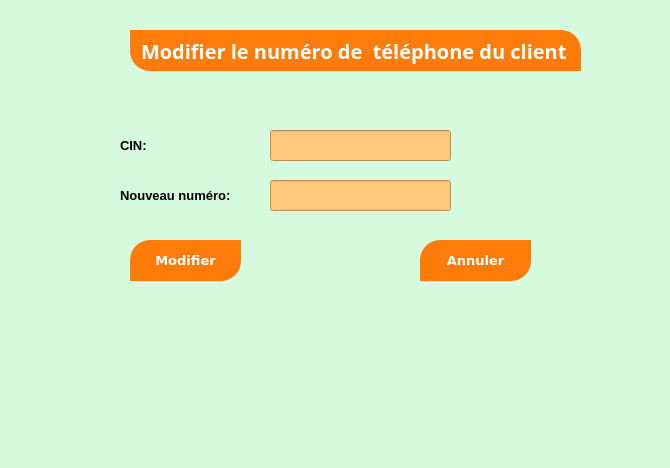
<?xml version="1.0" encoding="UTF-8"?>
<ui version="4.0">
 <class>Dialog</class>
 <widget class="QDialog" name="Dialog">
  <property name="geometry">
   <rect>
    <x>0</x>
    <y>0</y>
    <width>670</width>
    <height>468</height>
   </rect>
  </property>
  <property name="windowTitle">
   <string>Dialog</string>
  </property>
  <property name="styleSheet">
   <string notr="true">background-color: rgb(214, 250, 222);</string>
  </property>
  <widget class="QLineEdit" name="lineEdit">
   <property name="geometry">
    <rect>
     <x>270</x>
     <y>130</y>
     <width>181</width>
     <height>31</height>
    </rect>
   </property>
   <property name="font">
    <font>
     <pointsize>10</pointsize>
    </font>
   </property>
   <property name="styleSheet">
    <string notr="true">background-color: rgb(255, 199, 121);</string>
   </property>
  </widget>
  <widget class="QLabel" name="label_8">
   <property name="geometry">
    <rect>
     <x>260</x>
     <y>310</y>
     <width>141</width>
     <height>111</height>
    </rect>
   </property>
   <property name="styleSheet">
    <string notr="true">image: url(:/newPrefix/modi.jpg);</string>
   </property>
   <property name="text">
    <string/>
   </property>
  </widget>
  <widget class="QLabel" name="label_2">
   <property name="geometry">
    <rect>
     <x>120</x>
     <y>130</y>
     <width>121</width>
     <height>31</height>
    </rect>
   </property>
   <property name="font">
    <font>
     <pointsize>10</pointsize>
     <weight>75</weight>
     <bold>true</bold>
    </font>
   </property>
   <property name="text">
    <string>CIN:</string>
   </property>
  </widget>
  <widget class="QLabel" name="label">
   <property name="geometry">
    <rect>
     <x>130</x>
     <y>30</y>
     <width>451</width>
     <height>41</height>
    </rect>
   </property>
   <property name="font">
    <font>
     <family>Montserrat</family>
     <pointsize>15</pointsize>
     <weight>75</weight>
     <bold>true</bold>
    </font>
   </property>
   <property name="styleSheet">
    <string notr="true">
color:white;
text-align:center;
background-color: rgb(255, 124, 10);
padding:5px;
border-top-right-radius: 20px;
border-bottom-left-radius: 20px;</string>
   </property>
   <property name="text">
    <string>Modifier le numéro de  téléphone du client</string>
   </property>
  </widget>
  <widget class="QPushButton" name="pushButton">
   <property name="geometry">
    <rect>
     <x>130</x>
     <y>240</y>
     <width>111</width>
     <height>41</height>
    </rect>
   </property>
   <property name="font">
    <font>
     <family>Verdana</family>
     <pointsize>10</pointsize>
     <weight>75</weight>
     <bold>true</bold>
    </font>
   </property>
   <property name="styleSheet">
    <string notr="true">background-color: rgb(255, 124, 10);
color:white;

padding:5px;
border-top-left-radius: 20px;
border-bottom-right-radius: 20px;</string>
   </property>
   <property name="text">
    <string>Modifier</string>
   </property>
  </widget>
  <widget class="QPushButton" name="pushButton_2">
   <property name="geometry">
    <rect>
     <x>420</x>
     <y>240</y>
     <width>111</width>
     <height>41</height>
    </rect>
   </property>
   <property name="font">
    <font>
     <family>Verdana</family>
     <pointsize>10</pointsize>
     <weight>75</weight>
     <bold>true</bold>
    </font>
   </property>
   <property name="styleSheet">
    <string notr="true">color:white;
background-color: rgb(255, 124, 10);
padding:5px;
border-top-left-radius: 20px;
border-bottom-right-radius: 20px;</string>
   </property>
   <property name="text">
    <string>Annuler</string>
   </property>
  </widget>
  <widget class="QLabel" name="label_3">
   <property name="geometry">
    <rect>
     <x>120</x>
     <y>180</y>
     <width>121</width>
     <height>31</height>
    </rect>
   </property>
   <property name="font">
    <font>
     <pointsize>10</pointsize>
     <weight>75</weight>
     <bold>true</bold>
    </font>
   </property>
   <property name="text">
    <string>Nouveau numéro:</string>
   </property>
  </widget>
  <widget class="QLineEdit" name="lineEdit_2">
   <property name="geometry">
    <rect>
     <x>270</x>
     <y>180</y>
     <width>181</width>
     <height>31</height>
    </rect>
   </property>
   <property name="font">
    <font>
     <pointsize>10</pointsize>
    </font>
   </property>
   <property name="styleSheet">
    <string notr="true">background-color: rgb(255, 199, 121);</string>
   </property>
  </widget>
 </widget>
 <resources>
  <include location="uuuu.qrc"/>
 </resources>
 <connections/>
</ui>
